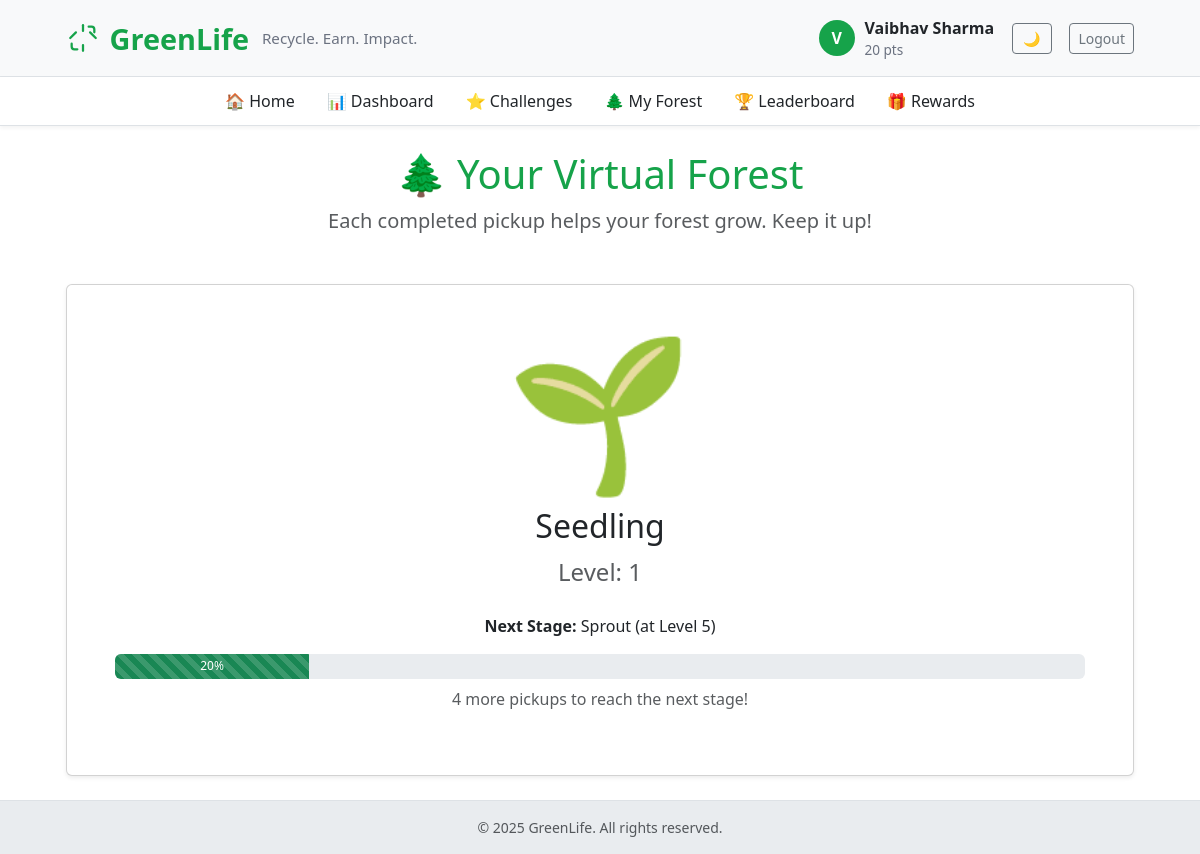
The app's page /forest (signed in) with its own data.
### app.py (models this page shows, shortened)
class User(UserMixin, db.Model):
    id = db.Column(db.Integer, primary_key=True)
    name = db.Column(db.String(120), unique=True, nullable=False)
    email = db.Column(db.String(150), unique=True, nullable=True)
    phone = db.Column(db.String(20), nullable=True)
    password_hash = db.Column(db.String(200), nullable=True)
    points = db.Column(db.Integer, default=0)
    address = db.Column(db.String(300), nullable=True)
    tree_level = db.Column(db.Integer, default=0)

### app.py (the view)
@app.route("/forest")
@login_required
def forest():
    if not isinstance(current_user, User):
        return redirect(url_for('rider_dashboard'))
    level = current_user.tree_level or 0
    tree_stages = [
        ("🌱", "Seedling", 0),
        ("🌿", "Sprout", 5),
        ("🌳", "Small Tree", 10),
        ("🌲", "Growing Forest", 20),
        ("🏞️", "Lush Ecosystem", 50)
    ]
    current_stage = tree_stages[0]
    next_stage = tree_stages[1]
    for i in range(len(tree_stages)):
        if level >= tree_stages[i][2]:
            current_stage = tree_stages[i]
            if i + 1 < len(tree_stages):
                next_stage = tree_stages[i+1]
            else:
                next_stage = None # Max level
        else:
            break
    progress_percent = 0
    if next_stage:
        level_range = next_stage[2] - current_stage[2]
        progress_in_range = level - current_stage[2]
        if level_range > 0:
            progress_percent = (progress_in_range / level_range) * 100
    return render_template("forest.html",
                           level=level,
                           stage=current_stage,
                           next_stage=next_stage,
                           progress=progress_percent)

### app.py (called while the page is built)
@app.context_processor
def inject_now():
    return {'now': datetime.utcnow}

@login_manager.user_loader
def load_user(user_id):
    u = db.session.get(User, int(user_id))
    if u:
        return u
    return db.session.get(Rider, int(user_id))

### templates/forest.html (shortened to what this page needs)
{% extends "base.html" %}
{% block content %}
<div class="text-center mb-5">
  <h1 class="display-6" style="color: var(--eco-green);">🌲 Your Virtual Forest</h1>
  <p class="lead text-muted">Each completed pickup helps your forest grow. Keep it up!</p>
</div>
<div class="card shadow-sm">
  <div class="card-body text-center p-5">
    <div style="font-size: 150px; line-height: 1;">
      {{ stage[0] }}
    </div>
    <h2 class="mt-4">{{ stage[1] }}</h2>
    <p class="text-muted fs-4">Level: {{ level }}</p>
    {% if next_stage %}
      <p class="mt-4">
        <strong>Next Stage:</strong> {{ next_stage[1] }} (at Level {{ next_stage[2] }})
      </p>
      <div class="progress" style="height: 25px;">
        <div class="progress-bar bg-success progress-bar-striped progress-bar-animated"
             role="progressbar"
             style="width: {{ progress }}%;"
             aria-valuenow="{{ progress }}"
             aria-valuemin="0"
             aria-valuemax="100">
          {{ "%.0f"|format(progress) }}%
        </div>
      </div>
      <p class="text-muted mt-2">
        {{ (next_stage[2] - level) }} more pickups to reach the next stage!
      </p>
    {% else %}
      <h3 class="text-success mt-4">🎉 You've reached the maximum level! You are a true Eco-Legend!</h3>
    {% endif %}
  </div>
</div>
{% endblock %}

### templates/base.html (shortened to what this page needs)
<!doctype html>
<html lang="en">
<head>
  <link href="https://cdn.jsdelivr.net/npm/bootstrap@5.3.2/dist/css/bootstrap.min.css" rel="stylesheet">
</head>
<body>
  <header class="brand-bar">
    <div class="container-narrow d-flex justify-content-between align-items-center">
      <div class="d-flex align-items-center">
        <a href="{{ url_for('index') }}" class="brand-title text-decoration-none">
          <span>GreenLife</span>
          <small class="brand-sub d-none d-md-inline">Recycle. Earn. Impact.</small>
        </a>
      </div>
      <nav>
        {% if current_user.is_authenticated %}
        <div class="user-bubble">
          <div class="avatar">{{ current_user.name[0]|upper }}</div>
          <div class="d-none d-md-block">
            <div style="font-weight:700">{{ current_user.name }}</div>
            {% if current_user.points is defined %}
              <div style="font-size:.85rem; color:#6b7280">{{ current_user.points or 0 }} pts</div>
            {% else %}
              <div style="font-size:.85rem; color:#6b7280">Rider Account</div>
            {% endif %}
          </div>
          <button id="theme-toggle" class="btn btn-outline-secondary btn-sm ms-2" style="width: 40px;"></button>
          <a href="{{ url_for('logout') }}" class="btn btn-outline-secondary btn-sm ms-2">Logout</a>
        </div>
        {% else %}
        <div>
          <button id="theme-toggle" class="btn btn-outline-secondary btn-sm me-2" style="width: 40px;"></button>
          <a href="{{ url_for('login') }}" class="btn btn-primary btn-sm">Login</a>
          <a href="{{ url_for('signup') }}" class="btn btn-outline-success btn-sm ms-2">Sign up</a>
        </div>
        {% endif %}
      </nav>
    </div>
  </header>
  {% if current_user.is_authenticated and current_user.points is defined %}
  <nav class="sub-nav sticky-top">
    <div class="container-narrow d-flex justify-content-center">
      <ul class="nav">
        <li class="nav-item"><a class="nav-link" href="{{ url_for('index') }}">🏠 Home</a></li>
        <li class="nav-item"><a class="nav-link" href="{{ url_for('dashboard') }}">📊 Dashboard</a></li>
        <li class="nav-item"><a class="nav-link" href="{{ url_for('challenges') }}">⭐ Challenges</a></li>
        <li class="nav-item"><a class="nav-link" href="{{ url_for('forest') }}">🌲 My Forest</a></li>
        <li class="nav-item"><a class="nav-link" href="{{ url_for('leaderboard') }}">🏆 Leaderboard</a></li>
        <li class="nav-item"><a class="nav-link" href="{{ url_for('rewards') }}">🎁 Rewards</a></li>
      </ul>
    </div>
  </nav>
  {% endif %}
  <main class="py-4">
    <div class="container container-narrow">
      {% block content %}{% endblock %}
    </div>
  </main>
  <footer class="text-center py-3 small text-muted">
    © {{ now().year }} GreenLife. All rights reserved.
  </footer>
</body>
</html>

### templates/base.html (style rules this page uses)
:root { --eco-green: #16a34a; --eco-dark: #0f5132; --eco-light: #f0fdf4; }
body { background-color: var(--bs-body-bg); min-height: 100vh; font-family: 'Segoe UI', system-ui, sans-serif; }
.brand-bar { background-color: var(--bs-tertiary-bg); border-bottom: 1px solid var(--bs-border-color); padding: 16px 0; }
.brand-title { color: var(--eco-green); font-weight: 800; font-size: 1.8rem; display: inline-flex; align-items: center; gap: .6rem; }
.brand-sub { color: #6b7280; font-weight: 500; font-size: .95rem; margin-left: .2rem; }
.user-bubble { display: flex; align-items: center; gap: .6rem; }
.avatar { width: 36px; height: 36px; border-radius: 50%; background: var(--eco-green); color: white; display: inline-flex; align-items: center; justify-content: center; font-weight: 700; }
.container-narrow { max-width: 1100px; margin: 0 auto; padding: 0 1rem; }
footer { background-color: var(--bs-secondary-bg); border-top: 1px solid var(--bs-border-color); }
.sub-nav { background-color: var(--bs-body-bg); border-bottom: 1px solid var(--bs-border-color); box-shadow: 0 2px 4px rgba(0,0,0,0.05); }
.sub-nav .nav-link { color: var(--bs-body-color); font-weight: 500; padding: .75rem 1rem; }

### records on screen
User: name "V", name "Vaibhav Sharma", points "20"

### other values on screen
{{ stage[0] }} "🌱"
{{ stage[1] }} "Seedling"
{{ level }} "1"
{{ next_stage[1] }} "Sprout"
{{ next_stage[2] }} "5"
{{ "%.0f"|format(progress) }} "20"
{{ (next_stage[2] - level) }} "4"
